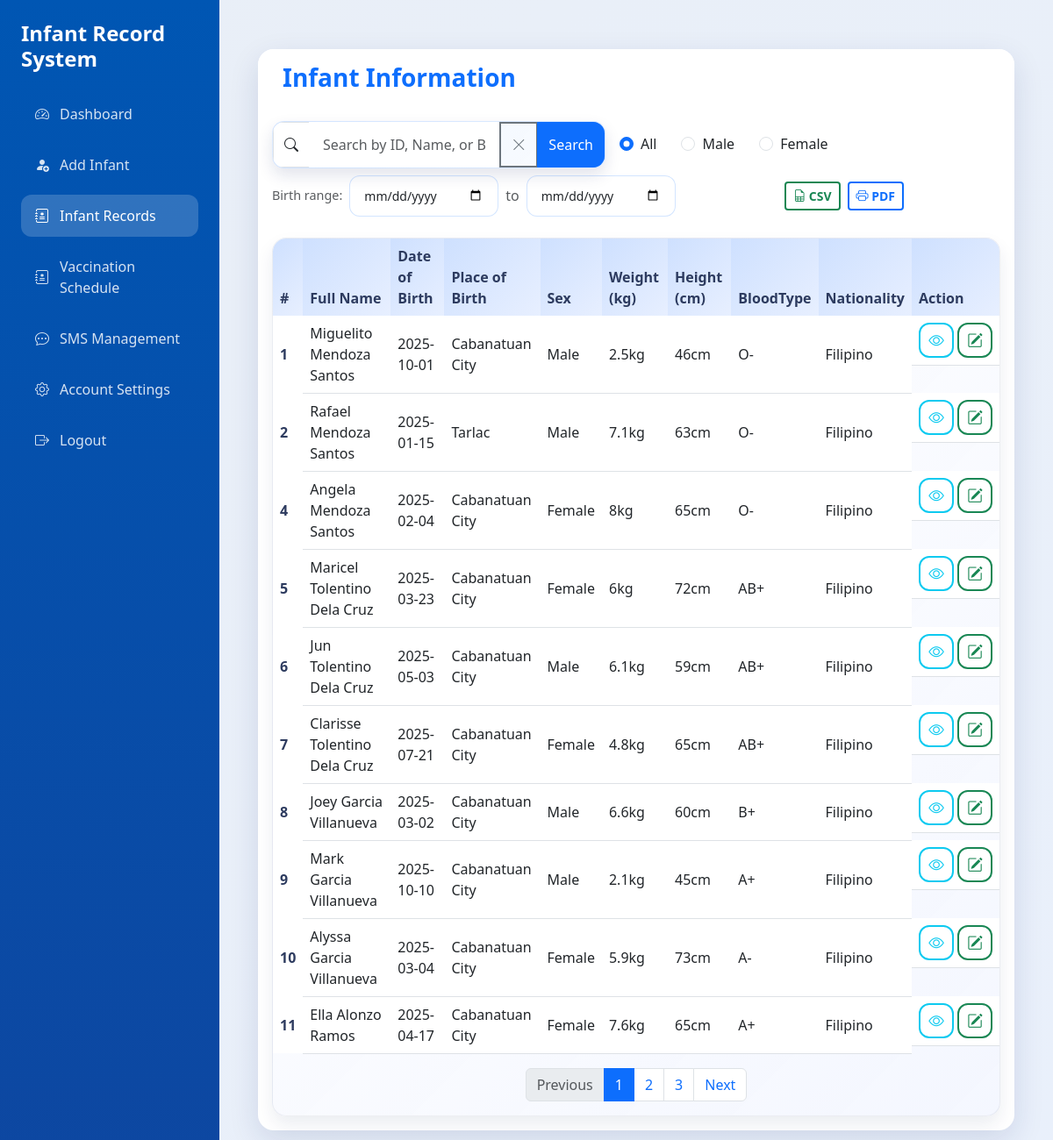
The page /viewinfant.php on the database its author committed.
### tables this page shows
CREATE TABLE `infantinfo` (
  `id` int(11) NOT NULL,
  `firstname` varchar(25) NOT NULL,
  `middlename` varchar(255) DEFAULT NULL,
  `surname` varchar(25) NOT NULL,
  `dateofbirth` varchar(25) NOT NULL,
  `placeofbirth` varchar(25) NOT NULL,
  `sex` enum('Male','Female') DEFAULT NULL,
  `weight` double NOT NULL,
  `height` double NOT NULL,
  `remarks` varchar(255) DEFAULT NULL,
  `bloodtype` varchar(5) NOT NULL,
  `nationality` varchar(25) NOT NULL,
  `parent_id` int(11) DEFAULT NULL
);

### viewinfant.php (the view, shortened to what the rows shown need)
<?php
include 'dbForm.php';
$role = $_SESSION['user']['role'] ?? '';
$isParent = ($role === 'parent');
?>
<!DOCTYPE html>
<html lang="en">
<head>
    <link rel="stylesheet" href="https://cdn.jsdelivr.net/npm/bootstrap@5.3.0/dist/css/bootstrap.min.css">
    <link rel="stylesheet" href="https://cdn.jsdelivr.net/npm/bootstrap-icons/font/bootstrap-icons.css">
    <link rel="stylesheet" href="assets/css/theme.css">
</head>
<body>
    <div class="content-area">
        <div class="container-fluid mt-4">
            <div class="card card-shadow">
                <div class="card-body">
                    <div class="table-modern table-modern-elevated">
                        <div class="table-responsive">
                            <table class="table table-hover align-middle mb-0">
                                <thead>
                                    <tr>
                                        <th scope="col">#</th>
                                        <th scope="col">Full Name</th>
                                        <th scope="col">Date of Birth</th>
                                        <th scope="col">Place of Birth</th>
                                        <th scope="col">Sex</th>
                                        <th scope="col">Weight (kg)</th>
                                        <th scope="col">Height (cm)</th>
                                        <th scope="col">BloodType</th>
                                        <th scope="col">Nationality</th>
                                        <th scope="col">Action</th>
                                    </tr>
                                </thead>
                                <tbody>
                                    <?php
                                    $search = (!$isParent && isset($_GET['search'])) ? mysqli_real_escape_string($con, $_GET['search']) : '';
                                    $sex_filter = (!$isParent && isset($_GET['sex']) && in_array($_GET['sex'], ['Male', 'Female'])) ? $_GET['sex'] : '';
                                    $birth_from = '';
                                    $birth_to = '';
                                    $per_page = 10;
                                    $page = isset($_GET['page']) ? (int) $_GET['page'] : 1;
                                    $offset = ($page - 1) * $per_page;
                                    $parentIdFilter = 0;
                                    if ($isParent && $parentIdFilter > 0) {
                                        $where = "parent_id = $parentIdFilter";
                                        if (!empty($search)) {
                                            $where .= " AND (id LIKE '%$search%' OR firstname LIKE '%$search%' OR middlename LIKE '%$search%' OR surname LIKE '%$search%' OR placeofbirth LIKE '%$search%')";
                                        }
                                        if (!empty($sex_filter)) {
                                            $where .= " AND sex = '" . mysqli_real_escape_string($con, $sex_filter) . "'";
                                        }
                                        if (!empty($birth_from)) {
                                            $where .= " AND dateofbirth >= '" . mysqli_real_escape_string($con, $birth_from) . "'";
                                        }
                                        if (!empty($birth_to)) {
                                            $where .= " AND dateofbirth <= '" . mysqli_real_escape_string($con, $birth_to) . "'";
                                        }
                                    } else {
                                        $where = '1';
                                    }
                                    $count_sql = "SELECT COUNT(*) AS total FROM infantinfo WHERE $where";
                                    $count_res = mysqli_query($con, $count_sql);
                                    $total = 0;
                                    if ($count_res) {
                                        $row_count = mysqli_fetch_assoc($count_res);
                                        $total = (int) ($row_count['total'] ?? 0);
                                    }
                                    $sql = "SELECT * FROM infantinfo WHERE $where ORDER BY id ASC LIMIT $offset, $per_page";
                                    $result = mysqli_query($con, $sql);
                                    if ($result) {
                                        if ($total === 0) {
                                            $colspan = 10;
                                            $msg = 'No results found.';
                                            if (!empty($search)) {
                                                $msg = 'No results found for "' . htmlspecialchars($search, ENT_QUOTES, 'UTF-8') . '".';
                                            }
                                            echo '<tr><td colspan="' . $colspan . '" class="text-center text-muted">' . $msg . '</td></tr>';
                                        } else {
                                            while ($row = mysqli_fetch_assoc($result)) {
                                                $id = $row['id'];
                                                $firstname = $row['firstname'];
                                                $middlename = $row['middlename'];
                                                $surname = $row['surname'];
                                                $fullName = trim(preg_replace('/\s+/', ' ', $firstname . ' ' . ($middlename ?? '') . ' ' . $surname));
                                                $dateofbirth = $row['dateofbirth'];
                                                $placeofbirth = $row['placeofbirth'];
                                                $sex = $row['sex'];
                                                $weight = $row['weight'];
                                                $height = $row['height'];
                                                $bloodtype = $row['bloodtype'];
                                                $nationality = $row['nationality'];
                                                $parentIdForInfant = isset($row['parent_id']) ? (int) $row['parent_id'] : 0;
                                                $viewDetailsUrl = 'view_details.php?parent_id=' . $parentIdForInfant;
                                                ?>
                                                <tr>
                                                    <th scope="row"><?php echo $id; ?></th>
                                                    <td><?php echo $fullName; ?></td>
                                                    <td><?php echo $dateofbirth; ?></td>
                                                    <td><?php echo $placeofbirth; ?></td>
                                                    <td><?php echo $sex; ?></td>
                                                    <td><?php echo $weight !== null && $weight !== '' ? htmlspecialchars($weight, ENT_QUOTES, 'UTF-8') . 'kg' : '—'; ?></td>
                                                    <td><?php echo $height !== null && $height !== '' ? htmlspecialchars($height, ENT_QUOTES, 'UTF-8') . 'cm' : '—'; ?></td>
                                                    <td><?php echo $bloodtype; ?></td>
                                                    <td><?php echo $nationality; ?></td>
                                                    <td class="d-flex gap-1 justify-content-center action-icons">
                                                        <a href="<?php echo htmlspecialchars($viewDetailsUrl); ?>" class="btn btn-outline-info btn-sm" title="View Details">
                                                            <i class="bi bi-eye"></i>
                                                        </a>
                                                        <?php if (!$isParent): ?>
                                                            <button class="btn btn-outline-success btn-sm" data-bs-toggle="modal" data-bs-target="#formModal_<?php echo $id; ?>" title="Edit"><i class="bi bi-pencil-square"></i></button>
                                                        <?php endif; ?>
                                                    </td>
                                                </tr>
                                                <?php
                                            }
                                        }
                                    }
                                    ?>
                                </tbody>
                            </table>
                        </div>
                    </div>
                </div>
            </div>
</body>
</body>
</html>

### rows shown on the page
infantinfo: id "1", fullName "Miguelito Mendoza Santos", dateofbirth "2025-10-01", placeofbirth "Cabanatuan City", sex "Male", weight "2.5", height "46", bloodtype "O-", nationality "Filipino"
infantinfo: id "2", fullName "Rafael Mendoza Santos", dateofbirth "2025-01-15", placeofbirth "Tarlac", sex "Male", weight "7.1", height "63", bloodtype "O-", nationality "Filipino"
infantinfo: id "4", fullName "Angela Mendoza Santos", dateofbirth "2025-02-04", placeofbirth "Cabanatuan City", sex "Female", weight "8", height "65", bloodtype "O-", nationality "Filipino"
infantinfo: id "5", fullName "Maricel Tolentino Dela Cruz", dateofbirth "2025-03-23", placeofbirth "Cabanatuan City", sex "Female", weight "6", height "72", bloodtype "AB+", nationality "Filipino"
infantinfo: id "6", fullName "Jun Tolentino Dela Cruz", dateofbirth "2025-05-03", placeofbirth "Cabanatuan City", sex "Male", weight "6.1", height "59", bloodtype "AB+", nationality "Filipino"
infantinfo: id "7", fullName "Clarisse Tolentino Dela Cruz", dateofbirth "2025-07-21", placeofbirth "Cabanatuan City", sex "Female", weight "4.8", height "65", bloodtype "AB+", nationality "Filipino"
infantinfo: id "8", fullName "Joey Garcia Villanueva", dateofbirth "2025-03-02", placeofbirth "Cabanatuan City", sex "Male", weight "6.6", height "60", bloodtype "B+", nationality "Filipino"
infantinfo: id "9", fullName "Mark Garcia Villanueva", dateofbirth "2025-10-10", placeofbirth "Cabanatuan City", sex "Male", weight "2.1", height "45", bloodtype "A+", nationality "Filipino"
infantinfo: id "10", fullName "Alyssa Garcia Villanueva", dateofbirth "2025-03-04", placeofbirth "Cabanatuan City", sex "Female", weight "5.9", height "73", bloodtype "A-", nationality "Filipino"
infantinfo: id "11", fullName "Ella Alonzo Ramos", dateofbirth "2025-04-17", placeofbirth "Cabanatuan City", sex "Female", weight "7.6", height "65", bloodtype "A+", nationality "Filipino"
